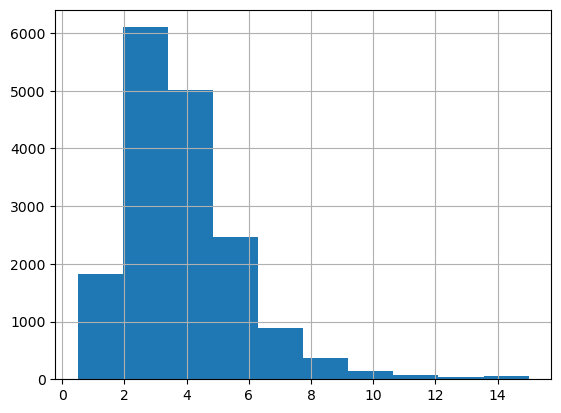
#> input picture _build/html/_images/0228ec52850b0fdeabb03866dd48f1ba5f2a9053dcdf298d9f44ff9f6a55ffcb.png, 561 x 413 px, given in place of csBridge.png, which was not available
$ jupyter execute --allow-errors cs127_04_colors.ipynb   (shell and % lines are left out)   (text cells are left out)
#> lines starting #> are read from the running program, lines starting #| are printed output that depends on the picture; pictures that were not available may be replaced by others from this repository, and a replacement may not be noted
[cell 1]
my_string = '240'
print(my_string, type(my_string))

[cell 2]
my_int = int('240')
print(my_int, type(my_int))

[cell 3]
my_float = float('240')
print(my_float, type(my_float))

[cell 4]
a = 400  # type int
b = 40.4 # type float

print(a+b)

[cell 5]
a = 43  # type int
b = "2" # type string

#> (the rest of this cell did not finish here and is left out)

[cell 6]
a = 10   # type int
b = "Hi" # type string

print(a*b)

[cell 7]
# Takes input from the user and stores it in variable my_string

my_string = input("Enter your name: ")
#> the answer given: ../../../_build/html/_images/0228ec52850b0fdeabb03866dd48f1ba5f2a9053dcdf298d9f44ff9f6a55ffcb.png

[cell 8]
# Example of a turtle that draws a square of 4 different colors
from jupyturtle import *

#> (the rest of this cell did not finish here and is left out)

[cell 9]
print(bin(11))
print(bin(37))

[cell 10]
print(hex(24))
print(hex(89))

[cell 11]
# Set the turtle to blue
from jupyturtle import *

#> (the rest of this cell did not finish here and is left out)

[cell 12]
import matplotlib.pyplot as plt
import numpy as np

[cell 13]
img = plt.imread('csBridge.png')   #Read in image from csBridge.png
#> img is the input picture: shape (413, 561, 4) float32; mean R, G, B, A 0.818, 0.881, 0.924, 1
plt.imshow(img)		               #Load image into pyplot

[cell 14]
img2 = img.copy()        #make a copy of our image
img2[:,:,1] = 0          #Set the green channel to 0
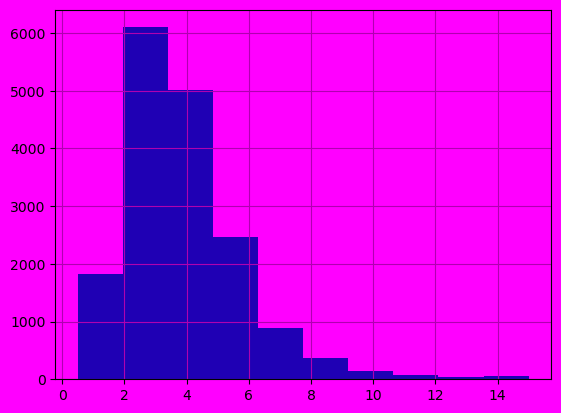
#> img2: shape (413, 561, 4) float32; mean R, G, B, A 0.818, 0, 0.924, 1
img2[:,:,2] = 0          #Set the blue channel to 0
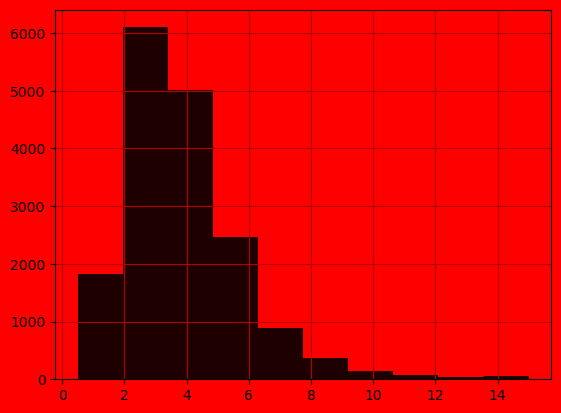
#> img2: shape (413, 561, 4) float32; mean R, G, B, A 0.818, 0, 0, 1
plt.imshow(img2)         #show the new image

[cell 15]
img2 = img.copy()        #make a copy of our image
img2[:,300:,1] = 0          #Set the green channel to 0
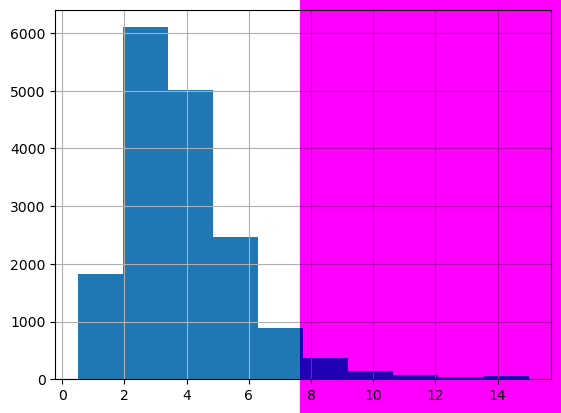
#> img2: shape (413, 561, 4) float32; mean R, G, B, A 0.818, 0.429, 0.924, 1
plt.imshow(img2)         #show the new image

[cell 16]
img2 = img.copy()        #make a copy of our image

# upper half
img2[:150,:,0] = 0 # red off
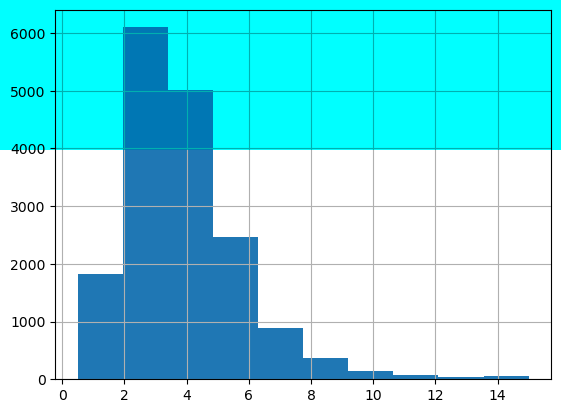
#> img2: shape (413, 561, 4) float32; mean R, G, B, A 0.493, 0.881, 0.924, 1
img2[:150,:,1] = 0 # green off
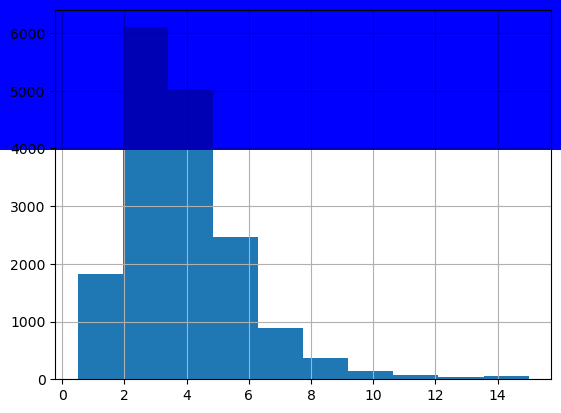
#> img2: shape (413, 561, 4) float32; mean R, G, B, A 0.493, 0.545, 0.924, 1

# lower half
img2[150:,:,0] = 0 # red off
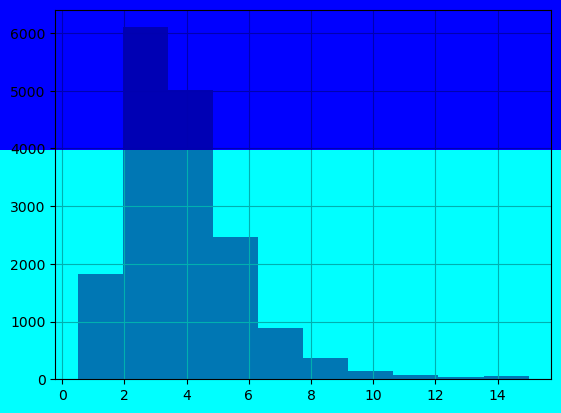
#> img2: shape (413, 561, 4) float32; mean R, G, B, A 0, 0.545, 0.924, 1
img2[150:,:,2] = 0 # blue off
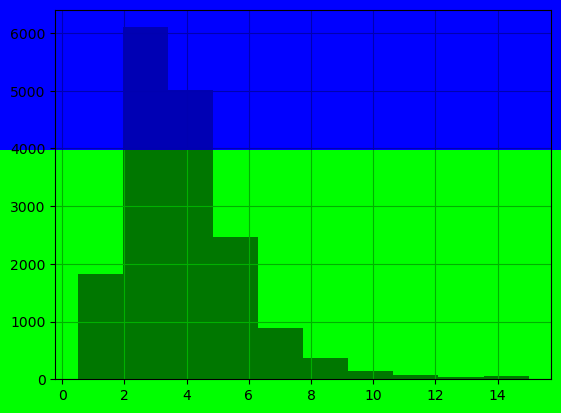
#> img2: shape (413, 561, 4) float32; mean R, G, B, A 0, 0.545, 0.344, 1

plt.imshow(img2)         #show the new image

$ run again, on _build/html/_images/1afcf255b5e67b1411cfc8a7713547c8a811e691166a49cf1a06de987781c0e5.png
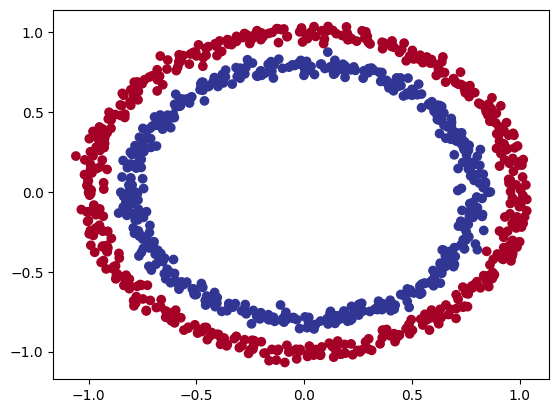
#> input picture _build/html/_images/1afcf255b5e67b1411cfc8a7713547c8a811e691166a49cf1a06de987781c0e5.png, 559 x 413 px, given in place of csBridge.png, which was not available
#> img is the input picture: shape (413, 559, 4) float32; mean R, G, B, A 0.893, 0.835, 0.878, 1
#> `img2[150:,:,0] = 0`:
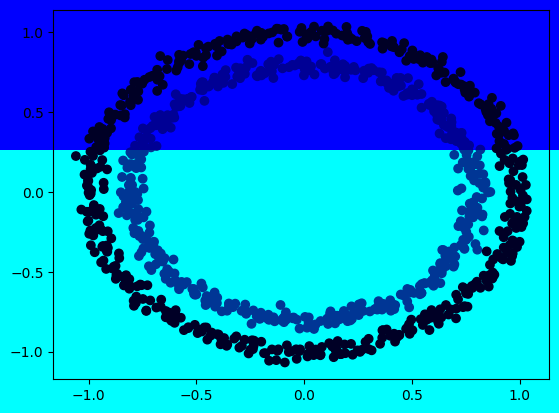
#> img2: shape (413, 559, 4) float32; mean R, G, B, A 0, 0.537, 0.878, 1
#> `img2[150:,:,2] = 0`:
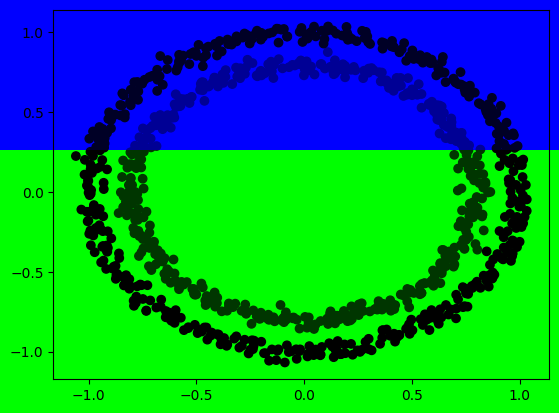
#> img2: shape (413, 559, 4) float32; mean R, G, B, A 0, 0.537, 0.315, 1
